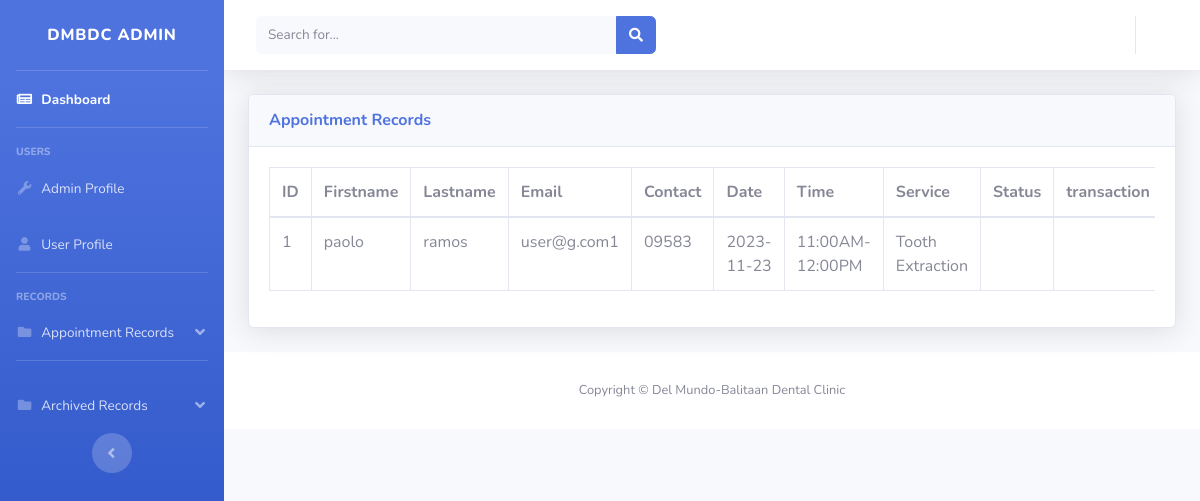
/admin/apptrecord.php, run on the app's committed database.
### tables this page shows
CREATE TABLE `appt` (
  `appt_id` int(11) NOT NULL,
  `firstname` varchar(50) NOT NULL,
  `lastname` varchar(50) NOT NULL,
  `email` varchar(50) NOT NULL,
  `contact` varchar(50) NOT NULL,
  `DATE` date NOT NULL,
  `timeslot` varchar(50) NOT NULL,
  `service` varchar(50) NOT NULL,
  `status` varchar(50) NOT NULL
);

### admin/apptrecord.php (the view, shortened to what this page needs)
<?php
include('includes/header.php');
include('includes/navbar.php');
include('includes/navbar-top.php');
?>
<div class="container-fluid">
    <div class="card shadow mb-4">
        <div class="card-header py-3">
            <h6 class="m-0 font-weight-bold text-primary">Appointment Records</h6>
        </div>
        <div class="card-body">
            <div class="table-responsive">
                <?php
            $connection = mysqli_connect("localhost", "root", "", "adminpanel");
            $query = "SELECT *FROM appt ORDER BY 'appt_id'";
            $query_run = mysqli_query($connection, $query);
            ?>
                <table class="table table-bordered" id="dataTable" width="100%" cellspacing="0">
                    <thead>
                        <tr>
                            <th> ID </th>
                            <th>Firstname</th>
                            <th>Lastname</th>
                            <th>Email </th>
                            <th>Contact</th>
                            <th>Date</th>
                            <th>Time</th>
                            <th>Service</th>
                            <th>Status</th>
                            <th>transaction</th>
                        </tr>
                    </thead>
                    <tbody>
                    <?php
                        if(mysqli_num_rows($query_run) > 0)
                        {
                            while($row = mysqli_fetch_assoc($query_run))
                            {
                        ?>
                            <tr>
                                <td><?php  echo $row['appt_id']; ?></td>
                                <td><?php  echo $row['firstname']; ?></td>
                                <td><?php  echo $row['lastname']; ?></td>
                                <td><?php  echo $row['email']; ?></td>
                                <td><?php  echo $row['contact']; ?></td>
                                <td><?php  echo $row['DATE']; ?></td>
                                <td><?php  echo $row['timeslot']; ?></td>
                                <td><?php  echo $row['service']; ?></td>
                                <td><?php  echo $row['status']; ?></td>
                                <td><?php  echo $row['transaction']; ?></td>
                            </tr>
                        <?php
                            }
                        }
                        else {
                            echo "No Record Found";
                        }
                        ?>
                    </tbody>
                </table>
            </div>
        </div>
    </div>
</div>
<?php
include('includes/footer.php');
?>

### data on the page
appt: appt_id "1", firstname "paolo", lastname "ramos", email "user@g.com1", contact "09583", DATE "2023-11-23", timeslot "11:00AM-12:00PM", service "Tooth Extraction"
